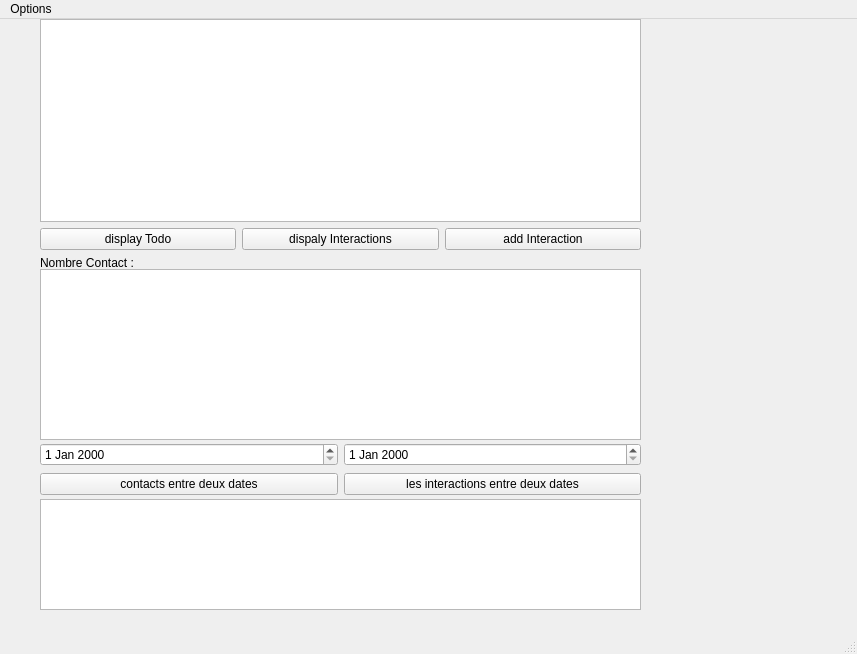
<?xml version="1.0" encoding="UTF-8"?>
<ui version="4.0">
 <class>MainWindow</class>
 <widget class="QMainWindow" name="MainWindow">
  <property name="geometry">
   <rect>
    <x>0</x>
    <y>0</y>
    <width>857</width>
    <height>654</height>
   </rect>
  </property>
  <property name="windowTitle">
   <string>MainWindow</string>
  </property>
  <widget class="QWidget" name="centralwidget">
   <widget class="QWidget" name="horizontalLayoutWidget">
    <property name="geometry">
     <rect>
      <x>40</x>
      <y>0</y>
      <width>601</width>
      <height>251</height>
     </rect>
    </property>
    <layout class="QHBoxLayout" name="horizontalLayout">
     <item>
      <layout class="QVBoxLayout" name="verticalLayout_2">
       <item>
        <layout class="QVBoxLayout" name="verticalLayout_3">
         <item>
          <widget class="QListWidget" name="listWidget"/>
         </item>
         <item>
          <layout class="QHBoxLayout" name="horizontalLayout_3">
           <item>
            <widget class="QPushButton" name="todo">
             <property name="text">
              <string>display Todo</string>
             </property>
            </widget>
           </item>
           <item>
            <widget class="QPushButton" name="display">
             <property name="text">
              <string>dispaly Interactions</string>
             </property>
            </widget>
           </item>
           <item>
            <widget class="QPushButton" name="ajouter">
             <property name="text">
              <string>add Interaction</string>
             </property>
            </widget>
           </item>
          </layout>
         </item>
         <item>
          <layout class="QHBoxLayout" name="horizontalLayout_2">
           <item>
            <widget class="QLabel" name="label">
             <property name="text">
              <string>Nombre Contact : </string>
             </property>
            </widget>
           </item>
           <item>
            <widget class="QLabel" name="total">
             <property name="text">
              <string/>
             </property>
            </widget>
           </item>
          </layout>
         </item>
        </layout>
       </item>
      </layout>
     </item>
    </layout>
   </widget>
   <widget class="QTextEdit" name="textEdit">
    <property name="enabled">
     <bool>true</bool>
    </property>
    <property name="geometry">
     <rect>
      <x>40</x>
      <y>250</y>
      <width>601</width>
      <height>171</height>
     </rect>
    </property>
   </widget>
   <widget class="QWidget" name="horizontalLayoutWidget_4">
    <property name="geometry">
     <rect>
      <x>40</x>
      <y>420</y>
      <width>601</width>
      <height>31</height>
     </rect>
    </property>
    <layout class="QHBoxLayout" name="horizontalLayout_4">
     <item>
      <widget class="QDateEdit" name="dateEdit"/>
     </item>
     <item>
      <widget class="QDateEdit" name="dateEdit_2"/>
     </item>
    </layout>
   </widget>
   <widget class="QTextEdit" name="textEdit_2">
    <property name="enabled">
     <bool>true</bool>
    </property>
    <property name="geometry">
     <rect>
      <x>40</x>
      <y>480</y>
      <width>601</width>
      <height>111</height>
     </rect>
    </property>
   </widget>
   <widget class="QWidget" name="horizontalLayoutWidget_2">
    <property name="geometry">
     <rect>
      <x>40</x>
      <y>450</y>
      <width>601</width>
      <height>31</height>
     </rect>
    </property>
    <layout class="QHBoxLayout" name="horizontalLayout_6">
     <item>
      <widget class="QPushButton" name="appliquer">
       <property name="text">
        <string>contacts entre deux dates</string>
       </property>
      </widget>
     </item>
     <item>
      <widget class="QPushButton" name="pushButton">
       <property name="text">
        <string>les interactions entre deux dates</string>
       </property>
      </widget>
     </item>
    </layout>
   </widget>
  </widget>
  <widget class="QMenuBar" name="menubar">
   <property name="geometry">
    <rect>
     <x>0</x>
     <y>0</y>
     <width>857</width>
     <height>23</height>
    </rect>
   </property>
   <widget class="QMenu" name="options">
    <property name="title">
     <string>Options</string>
    </property>
    <addaction name="actionAjouter_un_contact"/>
    <addaction name="actionRechercher_un_contact"/>
   </widget>
   <addaction name="options"/>
  </widget>
  <widget class="QStatusBar" name="statusbar"/>
  <action name="actionAjouter_un_contact">
   <property name="text">
    <string>Ajouter un contact</string>
   </property>
  </action>
  <action name="actionRechercher_un_contact">
   <property name="text">
    <string>Rechercher un contact</string>
   </property>
  </action>
 </widget>
 <resources/>
 <connections/>
</ui>
